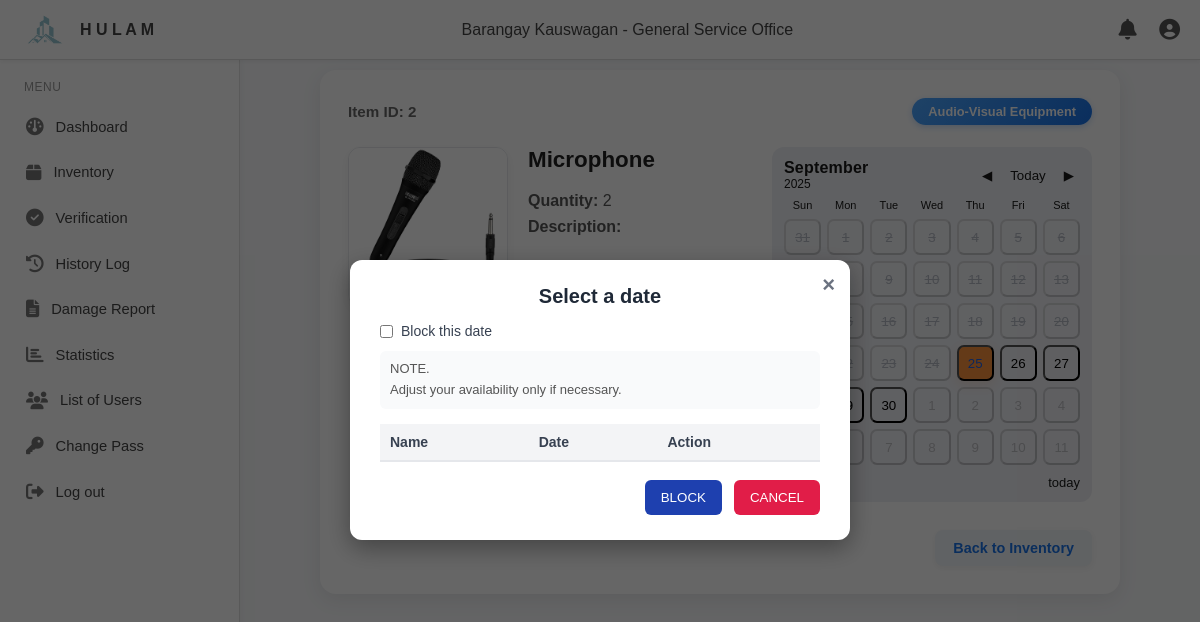
/inventory/2/, run on the app's committed database.
### core/models.py (models this page shows, shortened)
class Item(models.Model):
    CATEGORY_CHOICES = [
        ('Seating', 'Seating'),
        ('Tables', 'Tables'),
        ('Tent', 'Tent'),
        ('Venues', 'Venues'),
        ('Sport Equipment', 'Sport Equipment'),
        ('Cooling Ventilation', 'Cooling Ventilation'),
        ('Water Supply', 'Water Supply'),
        ('Electrical Accessories', 'Electrical Accessories'),
        ('Audio-Visual Equipment', 'Audio-Visual Equipment'),
        ('Transportation', 'Transportation'),
    ]
    name = models.CharField(max_length=100)
    quantity = models.PositiveIntegerField()
    category = models.CharField(max_length=50, choices=CATEGORY_CHOICES)
    image = models.ImageField(upload_to='items/', blank=True, null=True)

### core/views.py (the view)
# urls.py: path('inventory/<int:item_id>/', views.inventory_detail, name='inventory_detail'),
def inventory_detail(request, item_id):
    item = get_object_or_404(Item, id=item_id)
    return render(request, 'inventory_detail.html', {'item': item})

### core/templates/inventory_detail.html (shortened to what this page needs)
{% extends "base.html" %}
{% load static %}
{% block content %}
<div class="item-card detail-card">
    <div class="item-header">
        <span class="item-id">Item ID: {{ item.id }}</span>
        <span class="category-tag {{ item.category|slugify }}">{{ item.category }}</span>
    </div>
    <div class="item-body">
        <div class="item-image">
            {% if item.image %}
                <img src="{{ item.image.url }}" alt="{{ item.name }}">
            {% else %}
                <img src="{% static 'images/default_item.png' %}" alt="Default">
            {% endif %}
        </div>
        <div class="item-details">
            <h2>{{ item.name }}</h2>
            <p><strong>Quantity:</strong> {{ item.qty }}</p>
            <p><strong>Description:</strong> {{ item.description }}</p>
        </div>
        <main class="cal" role="application" aria-label="Compact calendar">
            <div class="cal-header">
                <div>
                    <div class="month" id="monthLabel">September 2025</div>
                    <div style="font-size:12px;color:var(--muted)" id="yearLabel">2025</div>
                </div>
                <div class="controls">
                    <button class="btn" id="prevBtn" aria-label="Previous month">◀</button>
                    <button class="btn" id="todayBtn" aria-label="Go to today">Today</button>
                    <button class="btn" id="nextBtn" aria-label="Next month">▶</button>
                </div>
            </div>
            <div class="grid" id="weekdays">
                <div class="weekday">Sun</div>
                <div class="weekday">Mon</div>
                <div class="weekday">Tue</div>
                <div class="weekday">Wed</div>
                <div class="weekday">Thu</div>
                <div class="weekday">Fri</div>
                <div class="weekday">Sat</div>
            </div>
            <div class="grid" id="daysGrid" style="margin-top:8px"></div>
            <div class="footer">
                <div id="selectedInfo">Click a day</div>
                <div id="legend">
                    <span style="display:inline-block;width:10px;height:10px;background:var(--today);border-radius:2px;margin-right:6px;vertical-align:middle"></span>
                    today
                </div>
            </div>
        </main>
    </div>
    <div class="item-actions">
        <a href="{% url 'inventory' %}" class="btn-back">Back to Inventory</a>
    </div>
</div>
<div class="modal" id="dateModal">
  <div class="modal-content">
    <span class="close" id="closeModal">&times;</span>
    <div class="reservation-panel">
      <h3 id="modalDate">Select a date</h3>
      <label class="block-date">
        <input type="checkbox" id="blockDate">
        <span>Block this date</span>
      </label>
      <p class="note">
        NOTE.<br>
        Adjust your availability only if necessary.
      </p>
      <table class="reservation-table">
        <thead>
          <tr>
            <th>Name</th>
            <th>Date</th>
            <th>Action</th>
          </tr>
        </thead>
      </table>
      <div class="reservation-actions">
        <button class="btn-save" id="blockBtn">BLOCK</button>
        <button class="btn-close" id="cancelBtn">CANCEL</button>
      </div>
    </div>
  </div>
</div>
<link href="https://cdn.jsdelivr.net/npm/fullcalendar@6.1.8/index.global.min.css" rel="stylesheet">
{% endblock %}

### core/static/css/style.css (style rules this page uses)
* { margin: 0; padding: 0; box-sizing: border-box; }
html, body { overflow: hidden; }
body { font-family: "Poppins", Arial, sans-serif; color: #191a19; display: flex; flex-direction: column; background: #f4f6f9; }
.content h2 { margin-bottom: 15px; font-size: 1.4rem; font-weight: 600; color: #222; }
.content p { color: #555; line-height: 1.6; }

### core/templates/inventory_detail.html (style rules this page uses)
.detail-card { max-width: 800px; margin: 10px auto; padding: 28px; background: #fff; border-radius: 16px; box-shadow: 0 6px 20px rgba(0,0,0,0.08); transition: all 0.3s ease; }
.detail-card .item-header { display: flex; justify-content: space-between; align-items: center; margin-bottom: 22px; font-weight: 600; color: #444; }
.detail-card .item-id { font-size: 0.95rem; color: #666; }
.detail-card .category-tag { padding: 6px 16px; border-radius: 50px; font-size: 0.8rem; font-weight: 600; color: #fff; background: linear-gradient(135deg, #4da6ff, #1a73e8); text-transform: capitalize; box-shadow: 0 2px 6px rgba(26, 115, 232, 0.25); }
.detail-card .item-body { display: flex; flex-wrap: wrap; gap: 20px; margin-bottom: 28px; align-items: flex-start; }
.detail-card .item-image img { width: 160px; height: 160px; border-radius: 12px; object-fit: cover; border: 1px solid #e5e7eb; box-shadow: 0 4px 12px rgba(0,0,0,0.05); }
.detail-card .item-details { flex: 1; min-width: 200px; }
.item-actions { display: flex; justify-content: flex-end; margin-top: 20px; }
.btn-back { display: inline-flex; align-items: center; gap: 6px; padding: 10px 18px; border-radius: 8px; font-size: 0.9rem; font-weight: 600; color: #1a73e8; background: #f1f5f9; text-decoration: none; transition: all 0.2s ease; box-shadow: 0 2px 6px rgba(0,0,0,0.05); }
.cal { width:320px; max-width:94vw; background: #e6e8efaa; border-radius:12px; padding:12px; }
.cal-header { display:flex;align-items:center;justify-content:space-between;margin-bottom:8px }
.month { font-weight:600;letter-spacing:0.2px }
.controls { display:flex;gap:6px }
.btn { background:transparent;border:0;color:var(--muted);padding:6px;border-radius:8px;cursor:pointer;display:flex;align-items:center;justify-content:center }
.grid { display:grid;grid-template-columns:repeat(7,1fr);gap:6px }
.weekday { font-size:11px;color:var(--muted);text-align:center }
.footer { display:flex;justify-content:space-between;align-items:center;margin-top:10px;color:var(--muted);font-size:13px }
.modal { display: none; position: fixed; z-index: 1000; left: 0; top: 0; width: 100%; height: 100%; background: rgba(0,0,0,0.6); display: flex; justify-content: center; align-items: center; }
.modal-content { background: #fff; padding: 25px 30px; border-radius: 12px; max-width: 500px; width: 90%; box-shadow: 0 8px 25px rgba(0,0,0,0.35); position: relative; animation: fadeInScale 0.3s ease; }
.close { position: absolute; top: 12px; right: 15px; font-size: 22px; font-weight: bold; color: #6b7280; cursor: pointer; transition: color 0.2s; }
.reservation-panel h3 { font-size: 20px; font-weight: 600; margin-bottom: 15px; color: #1f2937; text-align: center; }
.block-date { display: flex; align-items: center; gap: 8px; margin-bottom: 12px; font-size: 14px; color: #374151; }
.note { font-size: 13px; color: #6b7280; background: #f9fafb; padding: 8px 10px; border-radius: 6px; margin-bottom: 15px; }
.reservation-table { width: 100%; border-collapse: collapse; margin-bottom: 18px; font-size: 14px; }
.reservation-table th { background: #f3f4f6; padding: 10px; text-align: left; font-weight: 600; color: #374151; border-bottom: 2px solid #e5e7eb; }
.reservation-actions { display: flex; justify-content: flex-end; gap: 12px; }
.btn-save { background: #1e40af; color: #fff; padding: 10px 16px; border: none; border-radius: 6px; cursor: pointer; font-weight: 500; transition: background 0.2s; }
.btn-close { background: #e11d48; color: #fff; padding: 10px 16px; border: none; border-radius: 6px; cursor: pointer; font-weight: 500; transition: background 0.2s; }

### data on the page
Item: id "2", category "Audio-Visual Equipment", image (picture), name "Microphone", qty "2"
